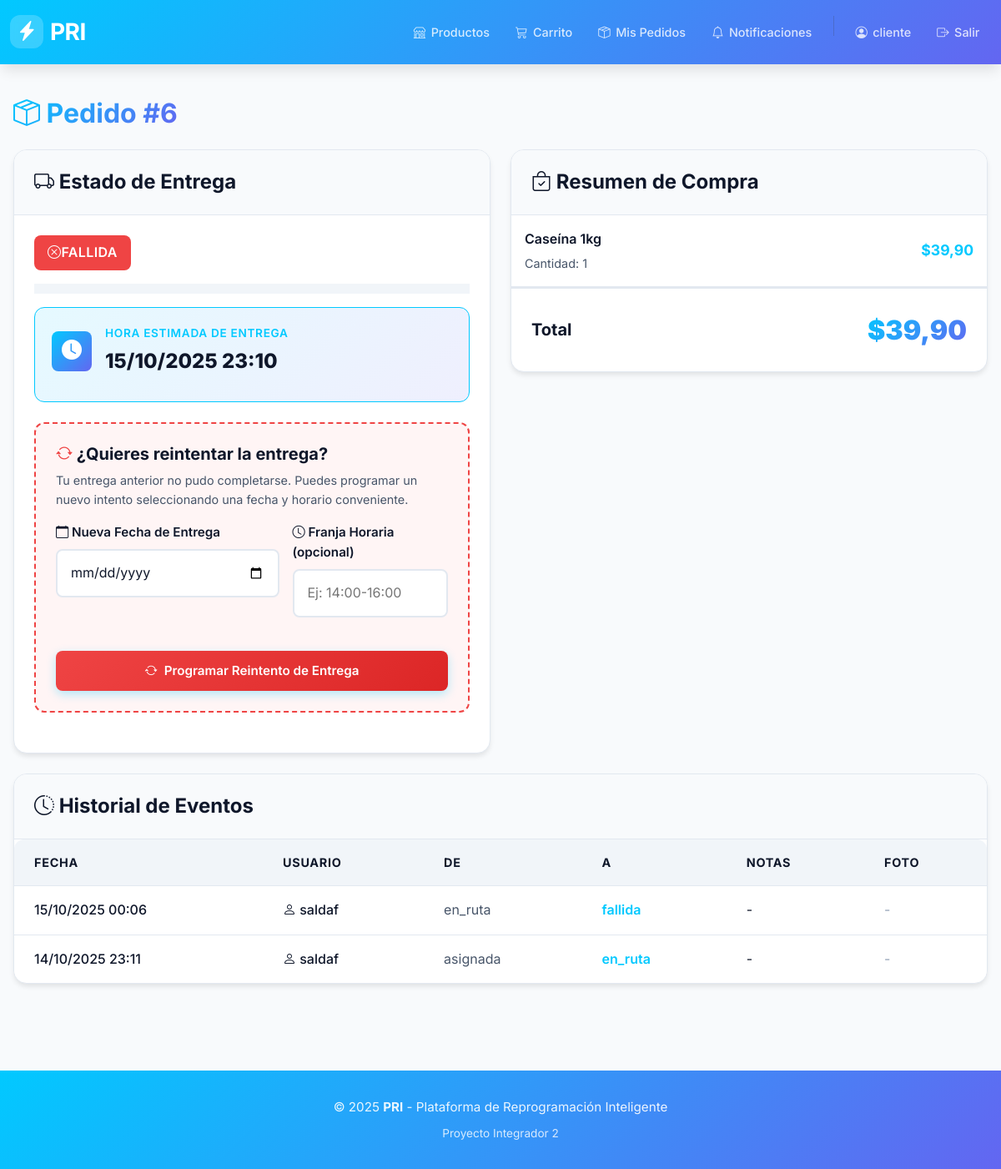
/orders/delivery/6/ (signed in), run on an earlier commit of the app's database.
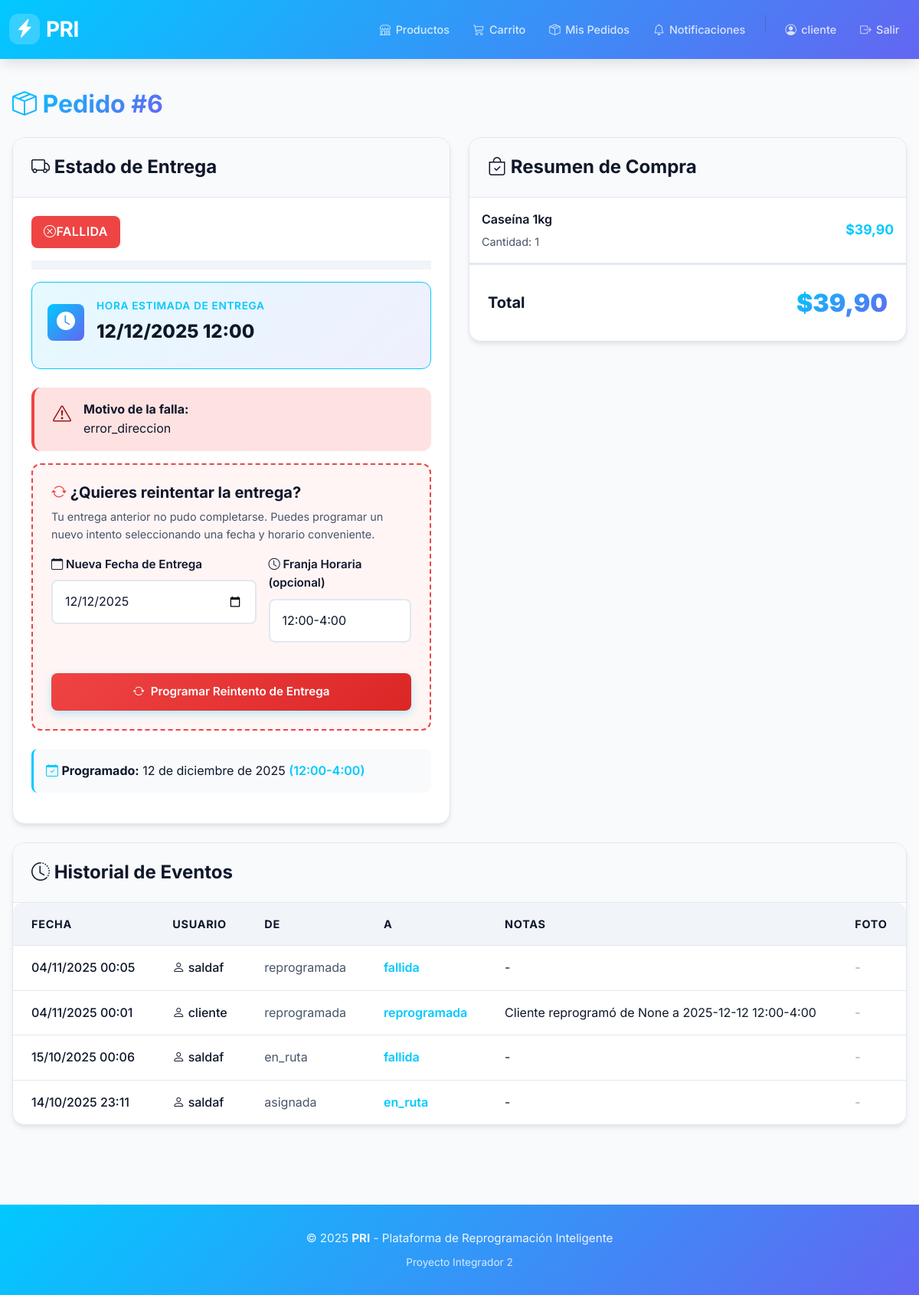
And on a later commit of the database.
### orders/models.py (models this page shows, shortened)
class Delivery(models.Model):
    STATUS_CHOICES = (
        ("pendiente", "Pendiente"),
        ("asignada", "Asignada"),
        ("en_ruta", "En ruta"),
        ("fallida", "Fallida"),
        ("reprogramada", "Reprogramada"),
        ("entregada", "Entregada"),
    )
    order = models.OneToOneField(Order, on_delete=models.CASCADE, related_name="delivery")
    status = models.CharField(max_length=20, choices=STATUS_CHOICES, default="pendiente")
    rider = models.ForeignKey(User, on_delete=models.SET_NULL, null=True, blank=True, related_name="deliveries")
    scheduled_date = models.DateField(null=True, blank=True)
    scheduled_window = models.CharField(max_length=50, blank=True)
    notes = models.TextField(blank=True)
    photo = models.ImageField(upload_to="deliveries/", null=True, blank=True)
    failure_reason = models.CharField(max_length=120, blank=True)
    updated_at = models.DateTimeField(auto_now=True)
    created_at = models.DateTimeField(auto_now_add=True)
    @property
    def estimated_datetime(self):
        from datetime import datetime, timedelta
        if self.scheduled_date:
            if self.scheduled_window:
                try:
                    time_parts = self.scheduled_window.split('-')[0].strip().split(':')
                    hour = int(time_parts[0])
                    minute = int(time_parts[1]) if len(time_parts) > 1 else 0
                    return datetime.combine(self.scheduled_date, datetime.min.time().replace(hour=hour, minute=minute))
                except (ValueError, IndexError):
                    return datetime.combine(self.scheduled_date, datetime.min.time().replace(hour=12, minute=0))
            else:
                return datetime.combine(self.scheduled_date, datetime.min.time().replace(hour=12, minute=0))
        return self.order.created_at + timedelta(days=1)
    @property
    def is_final_state(self):
        return self.status in ['entregada', 'fallida']
    @property
    def is_modifiable(self):
        return not self.is_final_state

class Order(models.Model):
    user = models.ForeignKey(User, on_delete=models.SET_NULL, null=True, blank=True, related_name="orders")
    created_at = models.DateTimeField(auto_now_add=True)
    updated_at = models.DateTimeField(auto_now=True)
    full_name = models.CharField(max_length=200)
    email = models.EmailField()
    address = models.CharField(max_length=255)
    city = models.CharField(max_length=100)
    postal_code = models.CharField(max_length=20)
    paid = models.BooleanField(default=False)
    total_amount = models.DecimalField(max_digits=10, decimal_places=2, default=0)

class OrderItem(models.Model):
    order = models.ForeignKey(Order, on_delete=models.CASCADE, related_name="items")
    product = models.ForeignKey(Product, on_delete=models.PROTECT)
    price = models.DecimalField(max_digits=10, decimal_places=2)
    quantity = models.PositiveIntegerField(default=1)
    def get_line_total(self):
        return self.price * self.quantity

class DeliveryEvent(models.Model):
    delivery = models.ForeignKey(Delivery, on_delete=models.CASCADE, related_name="events")
    user = models.ForeignKey(User, on_delete=models.SET_NULL, null=True, blank=True)
    status_before = models.CharField(max_length=20, blank=True)
    status_after = models.CharField(max_length=20, blank=True)
    notes = models.TextField(blank=True)
    photo = models.ImageField(upload_to="deliveries/events/", null=True, blank=True)
    created_at = models.DateTimeField(auto_now_add=True)
    class Meta:
        ordering = ["-created_at"]

### catalog/models.py (models this page shows, shortened)
class Product(models.Model):
    category = models.ForeignKey(Category, on_delete=models.PROTECT, related_name="products")
    name = models.CharField(max_length=200)
    slug = models.SlugField(max_length=220, unique=True, blank=True)
    description = models.TextField(blank=True)
    price = models.DecimalField(max_digits=10, decimal_places=2)
    stock = models.PositiveIntegerField(default=0)
    image = models.ImageField(upload_to="products/", blank=True, null=True)
    created_at = models.DateTimeField(auto_now_add=True)
    updated_at = models.DateTimeField(auto_now=True)
    class Meta:
        ordering = ["-created_at"]

### orders/views.py (the view, shortened to what this page needs)
# urls.py: path("delivery/<int:order_id>/", views.delivery_detail, name="delivery_detail"),
@login_required
def delivery_detail(request, order_id: int):
    order = get_object_or_404(Order, id=order_id)
    delivery, _ = Delivery.objects.get_or_create(order=order)
    user_role = None
    if request.user.is_superuser:
        user_role = "manager"
    elif hasattr(request.user, "profile"):
        user_role = request.user.profile.role
    if user_role == "manager":
        pass
    elif user_role == "repartidor":
        pass
    else:
        if order.user_id != request.user.id:
            return redirect("orders:my_orders")
    from datetime import datetime
    context = {
        "order": order,
        "delivery": delivery,
        "is_modifiable": delivery.is_modifiable,
        "is_final_state": delivery.is_final_state,
        "today": datetime.now().date()
    }
    if user_role == "repartidor":
        context["events"] = delivery.events.all()
        context["comments"] = delivery.comments.all()
        context["can_send_notifications"] = DeliveryNotificationService.can_send_notifications(delivery)
        return render(request, "orders/delivery_rider.html", context)
    context["events"] = delivery.events.all()
    context["comments"] = delivery.comments.all()
    return render(request, "orders/delivery_client.html", context)

### orders/templates/orders/delivery_client.html (shortened to what the changed rows need)
{% extends 'base.html' %}
{% block content %}
<h2 class="mb-4">
  <span class="text-gradient">
    <i class="bi bi-box-seam"></i> Pedido #{{ order.id }}
  </span>
</h2>
<div class="row g-4">
  <div class="col-lg-6">
    <div class="modern-card">
      <div class="modern-card-body">
        <div class="mb-3">
          {% if delivery.status == 'entregada' %}
            <span class="modern-badge badge-success" style="font-size: 1rem; padding: 0.5rem 1rem;">
              <i class="bi bi-check-circle"></i> {{ delivery.get_status_display }}
            </span>
          {% elif delivery.status == 'fallida' %}
            <span class="modern-badge badge-danger" style="font-size: 1rem; padding: 0.5rem 1rem;">
              <i class="bi bi-x-circle"></i> {{ delivery.get_status_display }}
            </span>
          {% elif delivery.status == 'en_ruta' %}
            <span class="modern-badge" style="background: #01c9ff; color: white; font-size: 1rem; padding: 0.5rem 1rem;">
              <i class="bi bi-truck"></i> {{ delivery.get_status_display }}
            </span>
          {% elif delivery.status == 'asignada' %}
            <span class="modern-badge badge-info" style="font-size: 1rem; padding: 0.5rem 1rem;">
              <i class="bi bi-person-check"></i> {{ delivery.get_status_display }}
            </span>
          {% elif delivery.status == 'reprogramada' %}
            <span class="modern-badge badge-warning" style="font-size: 1rem; padding: 0.5rem 1rem;">
              <i class="bi bi-arrow-repeat"></i> {{ delivery.get_status_display }}
            </span>
          {% else %}
            <span class="modern-badge badge-secondary" style="font-size: 1rem; padding: 0.5rem 1rem;">
              {{ delivery.get_status_display }}
            </span>
          {% endif %}
        </div>
        <div style="background: linear-gradient(135deg, rgba(1, 201, 255, 0.1) 0%, rgba(99, 102, 241, 0.1) 100%); border: 1px solid var(--pri-blue); border-radius: var(--radius-lg); padding: 1.25rem; margin-bottom: 1.5rem;">
          <div style="display: flex; align-items: center; gap: 1rem; margin-bottom: 0.5rem;">
            <div style="flex-grow: 1;">
              <div style="font-size: 0.85rem; font-weight: 600; text-transform: uppercase; letter-spacing: 0.05em; color: var(--pri-blue); margin-bottom: 0.25rem;">
                Hora Estimada de Entrega
              </div>
              <div style="font-size: 1.5rem; font-weight: 800; color: var(--text-primary);">
                {{ delivery.estimated_datetime|date:"d/m/Y H:i" }}
              </div>
            </div>
          </div>
        </div>
        {% if delivery.status == 'fallida' and delivery.failure_reason %}
        <div class="modern-alert modern-alert-danger mb-3">
          <span class="modern-alert-icon">
            <i class="bi bi-exclamation-triangle"></i>
          </span>
          <div>
            <strong style="color: var(--text-primary);">Motivo de la falla:</strong>
            <p class="mb-0" style="color: var(--text-primary);">{{ delivery.failure_reason }}</p>
          </div>
        </div>
        {% endif %}
        {% if delivery.status == 'pendiente' or delivery.status == 'asignada' or delivery.status == 'reprogramada' or delivery.status == 'fallida' %}
        <div style="padding: 1.5rem; background: {% if delivery.status == 'fallida' %}#fff5f5{% else %}var(--bg-secondary){% endif %}; border-radius: var(--radius-lg); border: 2px dashed {% if delivery.status == 'fallida' %}#ef4444{% else %}var(--pri-blue){% endif %}; margin-bottom: 1.5rem;">
          <h5 style="color: var(--text-primary); font-weight: 700; margin-bottom: 0.5rem;">
            <i class="bi bi-{% if delivery.status == 'fallida' %}arrow-repeat{% else %}calendar-event{% endif %}" style="color: {% if delivery.status == 'fallida' %}#ef4444{% else %}var(--pri-blue){% endif %};"></i>
            {% if delivery.status == 'fallida' %}¿Quieres reintentar la entrega?{% else %}¿Necesitas cambiar la fecha de entrega?{% endif %}
          </h5>
          <p style="color: var(--text-secondary); font-size: 0.9rem; margin-bottom: 1rem;">
            {% if delivery.status == 'fallida' %}
              Tu entrega anterior no pudo completarse. Puedes programar un nuevo intento seleccionando una fecha y horario conveniente.
            {% else %}
              Puedes reprogramar tu entrega seleccionando una nueva fecha y horario.
            {% endif %}
          </p>
          <form method="post">
            <div class="row g-3">
              <div class="col-md-7">
                <div class="modern-form-group">
                  <label class="modern-form-label">
                    <i class="bi bi-calendar"></i> Nueva Fecha de Entrega
                  </label>
                  <input type="date" class="modern-form-control" name="scheduled_date"
                         value="{% if delivery.scheduled_date %}{{ delivery.scheduled_date|date:'Y-m-d' }}{% endif %}"
                         min="{{ today|date:'Y-m-d' }}" required>
                </div>
              </div>
              <div class="col-md-5">
                <div class="modern-form-group">
                  <label class="modern-form-label">
                    <i class="bi bi-clock"></i> Franja Horaria (opcional)
                  </label>
                  <input type="text" class="modern-form-control" name="scheduled_window"
                         placeholder="Ej: 14:00-16:00"
                         value="{{ delivery.scheduled_window }}">
                </div>
              </div>
            </div>
            <button type="submit" class="btn-modern btn-primary-modern w-100 mt-3" style="{% if delivery.status == 'fallida' %}background: linear-gradient(135deg, #ef4444 0%, #dc2626 100%);{% endif %}">
              <i class="bi bi-{% if delivery.status == 'fallida' %}arrow-repeat{% else %}calendar-check{% endif %}"></i>
              {% if delivery.status == 'fallida' %}Programar Reintento de Entrega{% else %}Reprogramar Entrega{% endif %}
            </button>
          </form>
        </div>
        {% endif %}
        {% if delivery.scheduled_date %}
        <div style="padding: 1rem; background: var(--bg-secondary); border-radius: var(--radius-md); border-left: 3px solid var(--pri-blue); margin-bottom: 1rem;">
          <i class="bi bi-calendar-check" style="color: var(--pri-blue);"></i>
          <strong style="color: var(--text-primary);">Programado:</strong>
          <span style="color: var(--text-primary);">{{ delivery.scheduled_date }}</span>
          {% if delivery.scheduled_window %}
            <span style="color: var(--pri-blue); font-weight: 600;">({{ delivery.scheduled_window }})</span>
          {% endif %}
        </div>
        {% endif %}
      </div>
    </div>
  </div>
  <div class="col-lg-6">
    <div class="modern-card">
      <div class="modern-card-body" style="padding: 0;">
        <div style="max-height: 400px; overflow-y: auto;">
          {% for it in order.items.all %}
          <div style="padding: 1rem; border-bottom: 1px solid var(--border-color); display: flex; justify-content: space-between; align-items: center; gap: 1rem;">
            <div style="flex-grow: 1;">
              <div style="font-weight: 600; color: var(--text-primary); margin-bottom: 0.25rem;">{{ it.product.name }}</div>
              <div style="color: var(--text-secondary); font-size: 0.9rem;">Cantidad: {{ it.quantity }}</div>
            </div>
            <div style="font-weight: 700; color: var(--pri-blue); font-size: 1.1rem;">
              ${{ it.get_line_total }}
            </div>
          </div>
          {% endfor %}
        </div>
      </div>
    </div>
  </div>
</div>
<div class="row mt-4">
  <div class="col-12">
    <div class="modern-card">
      <div class="modern-card-body" style="padding: 0;">
        <div class="table-responsive">
          <table class="modern-table">
            <thead>
              <tr>
                <th>Fecha</th>
                <th>Usuario</th>
                <th>De</th>
                <th>A</th>
                <th>Notas</th>
                <th>Foto</th>
              </tr>
            </thead>
            <tbody>
              {% for e in events %}
              <tr>
                <td style="color: var(--text-primary); font-weight: 500;">{{ e.created_at|date:"d/m/Y H:i" }}</td>
                <td style="color: var(--text-primary); font-weight: 500;">
                  {% if e.user %}
                    <i class="bi bi-person"></i> {{ e.user.username }}
                  {% else %}
                    <span style="color: var(--text-muted);">-</span>
                  {% endif %}
                </td>
                <td>
                  {% if e.status_before %}
                    <span style="color: var(--text-secondary);">{{ e.status_before }}</span>
                  {% else %}
                    <span style="color: var(--text-muted);">-</span>
                  {% endif %}
                </td>
                <td>
                  {% if e.status_after %}
                    <span style="color: var(--pri-blue); font-weight: 600;">{{ e.status_after }}</span>
                  {% else %}
                    <span style="color: var(--text-muted);">-</span>
                  {% endif %}
                </td>
                <td style="color: var(--text-primary);">{{ e.notes|default:"-" }}</td>
                <td>
                  {% if e.photo %}
                    <img src="{{ e.photo.url }}" alt="foto" style="height:40px; border-radius: var(--radius-md); cursor: pointer;"
                         data-bs-toggle="modal" data-bs-target="#imageModal"
                         onclick="showImageModal('{{ e.photo.url }}', 'Evento del {{ e.created_at|date:"d/m/Y H:i" }}')">
                  {% else %}
                    <span style="color: var(--text-muted);">-</span>
                  {% endif %}
                </td>
              </tr>
              {% endfor %}
            </tbody>
          </table>
        </div>
      </div>
    </div>
  </div>
</div>
{% endblock %}

What changed in the data, as far as the page shows it:
changed Delivery "FALLIDA": estimated_datetime "15/10/2025 23:10" → "12/12/2025 12:00"; failure_reason (not shown) → "error_direccion"; scheduled_date (not shown) → "12/12/2025"; scheduled_window (not shown) → "12:00-4:00"; scheduled_date (not shown) → "12 de diciembre de 2025"
added DeliveryEvent: created_at "04/11/2025 00:05", user.username "saldaf", status_before "reprogramada", status_after "fallida", notes "-"
added DeliveryEvent: created_at "04/11/2025 00:01", user.username "cliente", status_before "reprogramada", status_after "reprogramada", notes "Cliente reprogramó de None a 2025-12-12 12:00-4:00"
Also different on the page:
text now shown: "Motivo de la falla: Programado: ( )"
